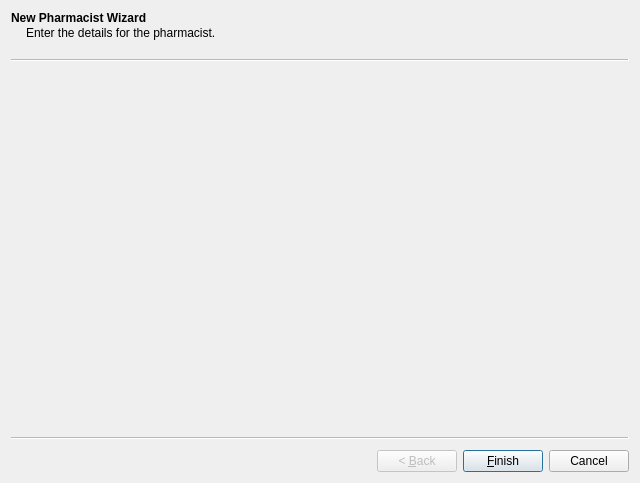
<?xml version="1.0" encoding="UTF-8"?>
<ui version="4.0">
 <class>AlterPharmacistWizard</class>
 <widget class="QWizard" name="AlterPharmacistWizard">
  <property name="geometry">
   <rect>
    <x>0</x>
    <y>0</y>
    <width>640</width>
    <height>483</height>
   </rect>
  </property>
  <property name="windowTitle">
   <string>Wizard</string>
  </property>
  <widget class="APharmP_Page00" name="page0">
   <property name="title">
    <string>New Pharmacist Wizard</string>
   </property>
   <property name="subTitle">
    <string>Enter the details for the pharmacist.</string>
   </property>
  </widget>
 </widget>
 <customwidgets>
  <customwidget>
   <class>APharmP_Page00</class>
   <extends>QWizardPage</extends>
   <header location="global">apharmp_page00.h</header>
   <container>1</container>
  </customwidget>
 </customwidgets>
 <resources/>
 <connections/>
</ui>
